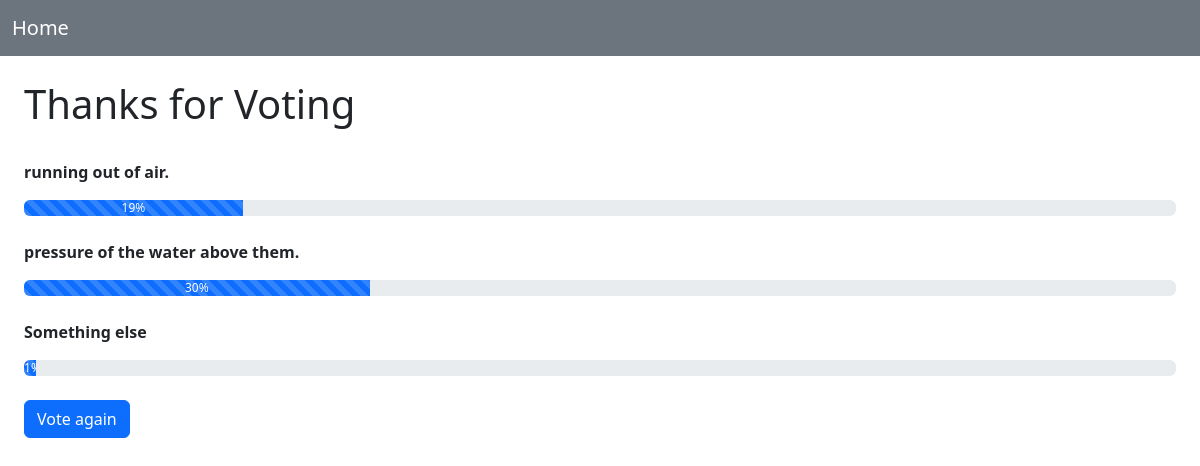
The page /polls/15/results/ on the database its author committed.
### polls/models.py (models this page shows, shortened)
class Choice(models.Model):
    question = models.ForeignKey(Question, on_delete=models.CASCADE)
    choice_text = models.CharField(max_length=200)
    votes = models.IntegerField(default=0)

### polls/views.py (the view)
# urls.py: path("<int:pk>/results/", views.ResultsView.as_view(), name="results"),
class ResultsView(generic.DetailView):
    model = Question
    template_name = "polls/results.html"

### polls/templates/polls/results.html (shortened to what this page needs)
{% load static %}
<link rel="stylesheet" href="{% static 'polls/style.css' %}">
<link href="https://cdn.jsdelivr.net/npm/bootstrap@5.3.0/dist/css/bootstrap.min.css" rel="stylesheet">
<nav class="navbar navbar-dark bg-secondary">
    <div class="container-fluid">
        <a class="navbar-brand" href="{%url 'home'%}">Home</a>
    </div>
</nav>
<div class="p-4">
    <h1>Thanks for Voting</h1>
    <br>
    {% for choice in question.choice_set.all %}
    <p><b>{{ choice.choice_text }}</b></p>
    <div class="progress">
        <div class="progress-bar progress-bar-striped progress-bar-animated" role="progressbar" aria-valuenow="{{choice.votes}}" aria-valuemin="" aria-valuemax="100" style="width: {{choice.votes}}%;">{{choice.votes}}%</div>
    </div>
        <br>
    {% endfor %}
    <button type="submit" class="btn btn-primary"><a class="text-decoration-none text-white" href="{% url 'polls:index' %}">Vote again</a></button>
</div>

### rows shown on the page
Choice: choice_text "running out of air.", votes "19"
Choice: choice_text "pressure of the water above them.", votes "30"
Choice: choice_text "Something else", votes "1"
